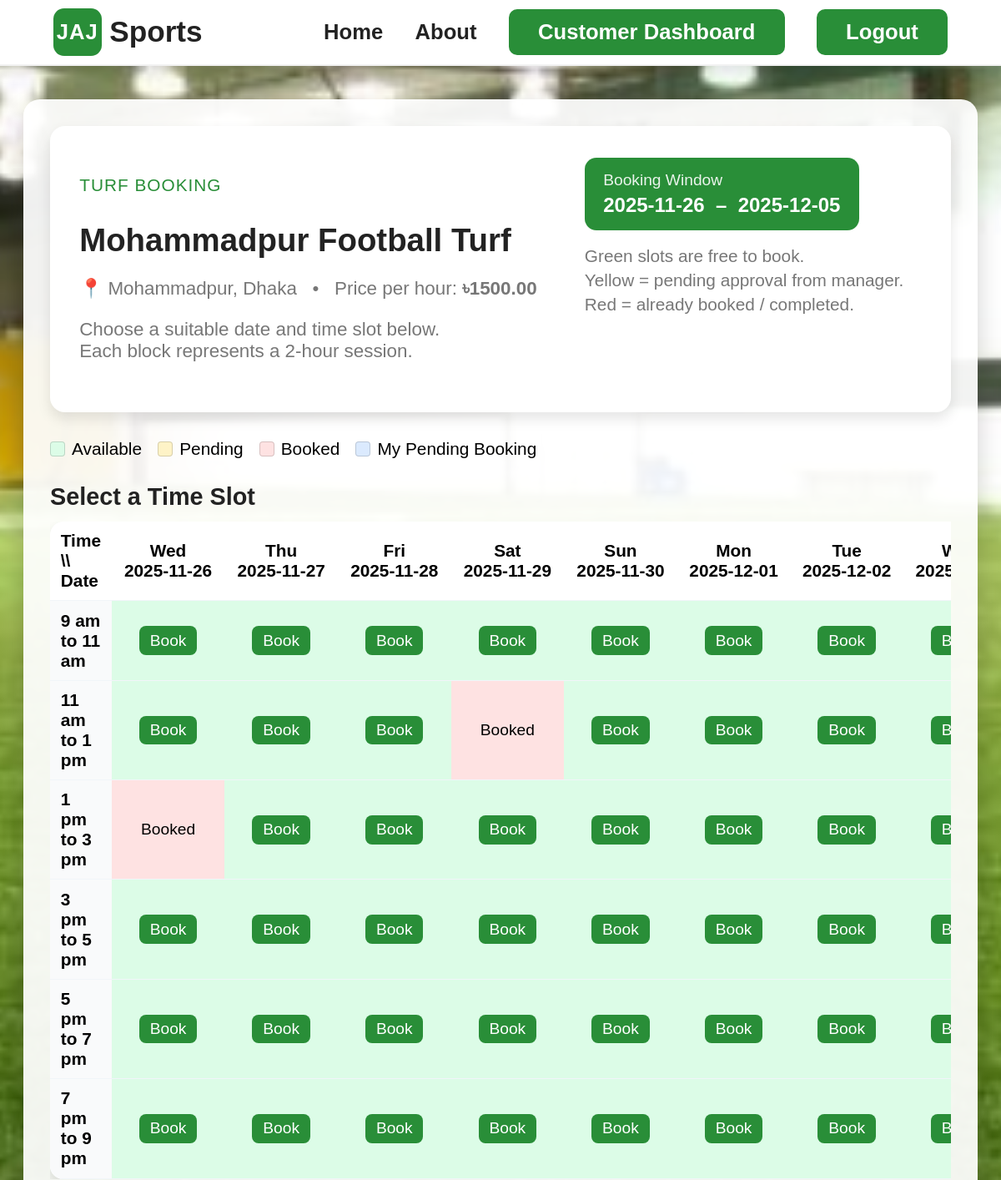
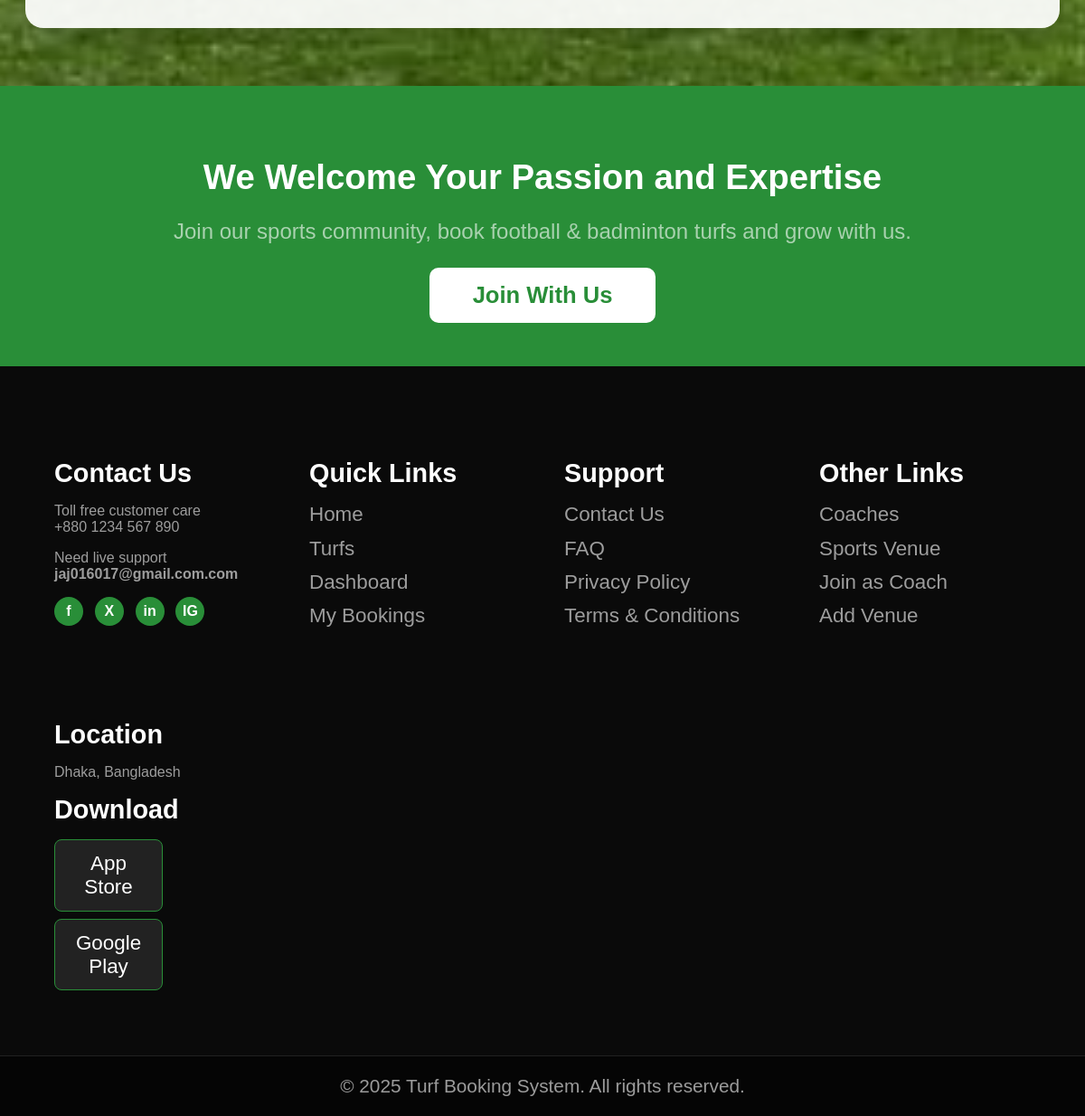
The page /pages/book_turf.php?turf_id=2 (signed in) on the database its author committed (2 pictures, top to bottom).
### tables this page shows
CREATE TABLE `turfs` (
  `id` int(10) UNSIGNED NOT NULL,
  `name` varchar(150) NOT NULL,
  `location` varchar(255) NOT NULL,
  `sport_type` enum('football','badminton') NOT NULL,
  `price_per_hour` decimal(10,2) NOT NULL,
  `manager_id` int(10) UNSIGNED DEFAULT NULL,
  `status` enum('active','inactive') NOT NULL DEFAULT 'active',
  `created_at` timestamp NOT NULL DEFAULT current_timestamp()
);

CREATE TABLE `booking_window` (
  `id` tinyint(3) UNSIGNED NOT NULL,
  `start_date` date NOT NULL,
  `days_to_show` int(11) NOT NULL DEFAULT 10,
  `updated_at` timestamp NOT NULL DEFAULT current_timestamp() ON UPDATE current_timestamp()
);

CREATE TABLE `bookings` (
  `id` int(10) UNSIGNED NOT NULL,
  `turf_id` int(10) UNSIGNED NOT NULL,
  `customer_id` int(10) UNSIGNED NOT NULL,
  `booking_date` date NOT NULL,
  `start_time` time NOT NULL,
  `end_time` time NOT NULL,
  `total_price` decimal(10,2) NOT NULL,
  `status` enum('pending','approved','rejected','cancelled','completed') NOT NULL DEFAULT 'pending',
  `payment_status` enum('unpaid','paid','refunded') NOT NULL DEFAULT 'unpaid',
  `created_at` timestamp NOT NULL DEFAULT current_timestamp()
);

### pages/book_turf.php (the view, shortened to what this page needs)
<?php
require 'config.php';
$customerId = $_SESSION['user_id'] ?? null;
$turf_id = $_GET['turf_id'] ?? null;
$bwStmt = $pdo->query("SELECT start_date, days_to_show FROM booking_window ORDER BY id DESC LIMIT 1");
$window = $bwStmt->fetch(PDO::FETCH_ASSOC);
if ($window) {
    $startDate  = $window['start_date'];
    $daysToShow = (int)$window['days_to_show'];
} else {
    $startDate  = date('Y-m-d');
    $daysToShow = 10;
}
$dates = [];
$startTs = strtotime($startDate);
for ($i = 0; $i < $daysToShow; $i++) {
    $dates[] = date('Y-m-d', strtotime("+$i day", $startTs));
}
$endDate = end($dates);
$slots = [
    ['label' => '9 am to 11 am',  'start' => '09:00:00', 'end' => '11:00:00'],
    ['label' => '11 am to 1 pm', 'start' => '11:00:00', 'end' => '13:00:00'],
    ['label' => '1 pm to 3 pm',  'start' => '13:00:00', 'end' => '15:00:00'],
    ['label' => '3 pm to 5 pm',  'start' => '15:00:00', 'end' => '17:00:00'],
    ['label' => '5 pm to 7 pm',  'start' => '17:00:00', 'end' => '19:00:00'],
    ['label' => '7 pm to 9 pm',  'start' => '19:00:00', 'end' => '21:00:00'],
];
$bookedSlots = [];
$bookStmt = $pdo->prepare("
    SELECT id, customer_id, booking_date, start_time, end_time, status
    FROM bookings
    WHERE turf_id = ?
      AND booking_date BETWEEN ? AND ?
      AND status IN ('pending','approved','completed')
");
$bookStmt->execute([$turf_id, $startDate, $endDate]);
while ($row = $bookStmt->fetch(PDO::FETCH_ASSOC)) {
    $key = $row['booking_date'] . '|' . $row['start_time'] . '|' . $row['end_time'];
    $bookedSlots[$key] = $row;
}
$stmt = $pdo->prepare("SELECT * FROM turfs WHERE id = ?");
$stmt->execute([$turf_id]);
$turf = $stmt->fetch(PDO::FETCH_ASSOC);
include 'header.php';
?>
<div class="booking-wrapper">
    <section class="booking-header">
        <div class="booking-header-left">
            <p class="booking-kicker">Turf Booking</p>
            <h2 class="booking-title">
                <?php echo htmlspecialchars($turf['name']); ?>
            </h2>
            <p class="booking-meta">
                📍 <?php echo htmlspecialchars($turf['location']); ?>
                &nbsp; • &nbsp;
                Price per hour: <strong>৳<?php echo htmlspecialchars($turf['price_per_hour']); ?></strong>
            </p>
            <p class="booking-sub">
                Choose a suitable date and time slot below. Each block represents a 2-hour session.
            </p>
        </div>
        <div class="booking-header-right">
            <div class="booking-window">
                <span class="window-label">Booking Window</span>
                <span class="window-range">
                    <?php echo htmlspecialchars($startDate); ?> &nbsp;–&nbsp;
                    <?php echo htmlspecialchars($endDate); ?>
                </span>
            </div>
            <ul class="booking-points">
                <li>Green slots are free to book.</li>
                <li>Yellow = pending approval from manager.</li>
                <li>Red = already booked / completed.</li>
            </ul>
        </div>
    </section>
    <section class="slot-legend">
        <div class="legend-item">
            <span class="legend-color legend-free"></span>
            <span>Available</span>
        </div>
        <div class="legend-item">
            <span class="legend-color legend-pending"></span>
            <span>Pending</span>
        </div>
        <div class="legend-item">
            <span class="legend-color legend-booked"></span>
            <span>Booked</span>
        </div>
        <div class="legend-item">
            <span class="legend-color legend-my-pending"></span>
            <span>My Pending Booking</span>
        </div>
    </section>
    <section class="slot-section">
        <h3 class="slot-title">Select a Time Slot</h3>
        <div class="slot-table-wrapper">
            <table class="slot-table">
                <tr>
                    <th>Time \\ Date</th>
                    <?php foreach ($dates as $date): ?>
                        <th>
                            <?php $dayName = date('D', strtotime($date)); ?>
                            <?php echo htmlspecialchars($dayName); ?><br>
                            <?php echo htmlspecialchars($date); ?>
                        </th>
                    <?php endforeach; ?>
                </tr>
                <?php foreach ($slots as $slot): ?>
                    <tr>
                        <td class="slot-time-label">
                            <?php echo htmlspecialchars($slot['label']); ?>
                        </td>
                        <?php foreach ($dates as $date): ?>
                            <?php
                                $dbDate   = $date;
                                $key      = $dbDate . '|' . $slot['start'] . '|' . $slot['end'];
                                $slotInfo = $bookedSlots[$key] ?? null;
                            ?>
                            <?php if ($slotInfo): ?>
                                <?php
                                    $status    = $slotInfo['status'];
                                    $isOwn     = ((int)$slotInfo['customer_id'] === (int)$customerId);
                                    $bookingId = (int)$slotInfo['id'];
                                ?>
                                <?php if ($status === 'pending'): ?>
                                    <?php if ($isOwn): ?>
                                        <td class="slot-cell slot-pending slot-own">
                                            <span class="slot-label">Pending</span>
                                            <?php
                                                $cancelUrl = 'cancel_booking.php?booking_id=' . urlencode($bookingId);
                                            ?>
                                            <a href="<?php echo htmlspecialchars($cancelUrl); ?>"
                                               class="slot-cancel-link"
                                               data-confirm="Are you sure you want to cancel this booking?">
                                                Cancel
                                            </a>
                                        </td>
                                    <?php else: ?>
                                        <td class="slot-cell slot-pending">
                                            <span class="slot-label">Pending</span>
                                        </td>
                                    <?php endif; ?>
                                <?php else: ?>
                                    <td class="slot-cell slot-booked">
                                        <span class="slot-label">Booked</span>
                                    </td>
                                <?php endif; ?>
                            <?php else: ?>
                                <td class="slot-cell slot-available">
                                    <form method="post" class="slot-form">
                                        <button type="submit" class="slot-book-btn">
                                            Book
                                        </button>
                                    </form>
                                </td>
                            <?php endif; ?>
                        <?php endforeach; ?>
                    </tr>
                <?php endforeach; ?>
            </table>
        </div>
    </section>
</div>
<?php include 'footer.php'; ?>

### css/header_style.css (style rules this page uses)
:root { --main-color:rgb(41, 142, 56); --black:#222; --white:#fff; --light-black:#777777; --light-white:#fff9; --dark-bg:rgba(0,0,0,.7); --light-bg:#a4edab; --border:.1rem solid var(--black); --box-shadow: 0 .5rem 1rem rgba(0,0,0,.1); --text-shadow: 0 .5rem 3rem rgba(0,0,0,.3); }
body { font-family: Arial, sans-serif; margin: 0; padding: 0; background-color: #f8f9fa; }

### css/home_style.css (style rules this page uses)
.booking-wrapper { width: 90%; max-width: 1200px; margin: 2.5rem auto 4rem; background: rgba(255, 255, 255, 0.93); border-radius: 20px; padding: 2rem 2rem; box-shadow: 0 12px 30px rgba(0,0,0,0.18); }
.booking-header { display: grid; grid-template-columns: minmax(0, 1.4fr) minmax(0, 1fr); gap: 2.5rem; background: #ffffff; border-radius: 18px; padding: 2.4rem 2.2rem; box-shadow: var(--box-shadow); margin-bottom: 2rem; }
.booking-kicker { font-size: 1.3rem; text-transform: uppercase; letter-spacing: 1px; color: var(--main-color); margin-bottom: 0.4rem; }
.booking-title { font-size: 2.4rem; margin-bottom: 0.6rem; color: var(--black); }
.booking-meta { font-size: 1.4rem; color: var(--light-black); margin-bottom: 0.8rem; }
.booking-sub { font-size: 1.4rem; color: var(--light-black); max-width: 480px; }
.booking-header-right { display: flex; flex-direction: column; gap: 1.2rem; align-items: flex-start; }
.booking-window { background: var(--main-color); color: #fff; padding: 1rem 1.4rem; border-radius: 14px; min-width: 220px; }
.window-label { display: block; font-size: 1.2rem; opacity: 0.9; }
.window-range { display: block; margin-top: 0.3rem; font-size: 1.5rem; font-weight: 600; }
.booking-points { list-style: none; padding-left: 0; margin: 0; }
.booking-points li { font-size: 1.3rem; color: var(--light-black); margin-bottom: 0.3rem; }
.slot-legend { display: flex; flex-wrap: wrap; gap: 1.2rem; margin-bottom: 1.4rem; font-size: 1.3rem; }
.legend-item { display: flex; align-items: center; gap: 0.5rem; }
.legend-color { width: 16px; height: 16px; border-radius: 4px; border: 1px solid rgba(0,0,0,0.15); }
.legend-free { background: #dcfce7; }
.legend-pending { background: #fef3c7; }
.legend-booked { background: #fee2e2; }
.legend-my-pending { background: #dbeafe; }
.slot-section { margin-top: 0.5rem; }
.slot-title { font-size: 1.8rem; margin-bottom: 0.8rem; color: var(--black); }
.slot-table-wrapper { overflow-x: auto; }
.slot-table { width: 100%; border-collapse: collapse; background: #ffffff; border-radius: 16px; overflow: hidden; box-shadow: var(--box-shadow); font-size: 1.3rem; }
.slot-table th, .slot-table td { padding: 0.7rem 0.8rem; text-align: center; border-bottom: 1px solid #f1f5f9; }
.slot-table th:first-child, .slot-table td:first-child { text-align: left; }
.slot-time-label { font-weight: 600; background: #f9fafb; }
.slot-cell { min-width: 110px; }
.slot-available { background: #dcfce7; }
.slot-booked { background: #fee2e2; }
.slot-label { display: block; font-size: 1.2rem; }
.slot-book-btn { padding: 0.4rem 0.8rem; font-size: 1.2rem; border-radius: 8px; border: none; background: var(--main-color); color: #fff; cursor: pointer; transition: .15s; }
.booking-bg-football { background: url('../images/turf07.jpg') no-repeat center center fixed; background-size: cover; }
.booking-wrapper { width: 90%; max-width: 1200px; margin: 2.5rem auto 4rem; padding: 2rem 2rem; background: rgba(255, 255, 255, 0.93); border-radius: 20px; box-shadow: 0 12px 30px rgba(0,0,0,0.18); }

### rows shown on the page
turfs: name "Mohammadpur Football Turf", location "Mohammadpur, Dhaka", price_per_hour "1500.00"
booking_window: start_date "2025-11-26"
bookings: label "11 am to 1 pm", start_time "Booked"
bookings: label "1 pm to 3 pm", start_time "Booked"

### other values the page prints
$endDate "2025-12-05"
$dayName "Wed"
$date "2025-11-26"
$dayName "Thu"
$date "2025-11-27"
$dayName "Fri"
$date "2025-11-28"
$dayName "Sat"
$date "2025-11-29"
$dayName "Sun"
$date "2025-11-30"
$dayName "Mon"
$date "2025-12-01"
$dayName "Tue"
$date "2025-12-02"
